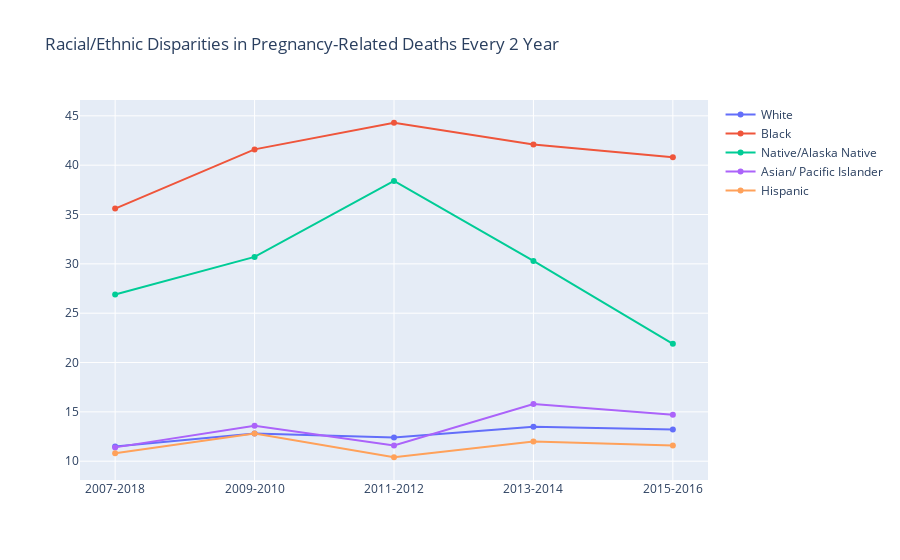

Notebook code cell kept with this figure:
### Code cell
trace2 = go.Scatter(x=t_df['Time Period'], y=t_df['White PRMR'], mode='lines+markers', name='White' )
trace3 = go.Scatter(x=t_df['Time Period'], y=t_df['Black PRMR'], mode='lines+markers', name='Black')
trace4 = go.Scatter(x=t_df['Time Period'], y=t_df['AI/AN PRMR'], mode='lines+markers', name='Native/Alaska Native')
trace5 = go.Scatter(x=t_df['Time Period'], y=t_df['Asian/ PI'], mode='lines+markers', name='Asian/ Pacific Islander')
trace6 = go.Scatter(x=t_df['Time Period'], y=t_df['Hispanic PRMR'], mode='lines+markers', name='Hispanic')

fig= go.Figure(data=[ trace2, trace3, trace4,trace5,trace6])
fig.update_layout(title='Racial/Ethnic Disparities in Pregnancy-Related Deaths Every 2 Year')
fig.iplot()

### Figure 1 — Plotly figure (JSON) as saved in the notebook; plotly's stock layout.template omitted (floating-point values rounded to 4 significant figures)
{"data": [{"mode": "lines+markers", "name": "White", "type": "scatter", "x": ["2007-2018", "2009-2010", "2011-2012", "2013-2014", "2015-2016"], "y": [11.5, 12.8, 12.4, 13.5, 13.2]}, {"mode": "lines+markers", "name": "Black", "type": "scatter", "x": ["2007-2018", "2009-2010", "2011-2012", "2013-2014", "2015-2016"], "y": [35.6, 41.6, 44.3, 42.1, 40.8]}, {"mode": "lines+markers", "name": "Native/Alaska Native", "type": "scatter", "x": ["2007-2018", "2009-2010", "2011-2012", "2013-2014", "2015-2016"], "y": [26.9, 30.7, 38.4, 30.3, 21.9]}, {"mode": "lines+markers", "name": "Asian/ Pacific Islander", "type": "scatter", "x": ["2007-2018", "2009-2010", "2011-2012", "2013-2014", "2015-2016"], "y": [11.4, 13.6, 11.6, 15.8, 14.7]}, {"mode": "lines+markers", "name": "Hispanic", "type": "scatter", "x": ["2007-2018", "2009-2010", "2011-2012", "2013-2014", "2015-2016"], "y": [10.8, 12.8, 10.4, 12, 11.6]}], "layout": {"title": {"text": "Racial/Ethnic Disparities in Pregnancy-Related Deaths Every 2 Year"}}}
